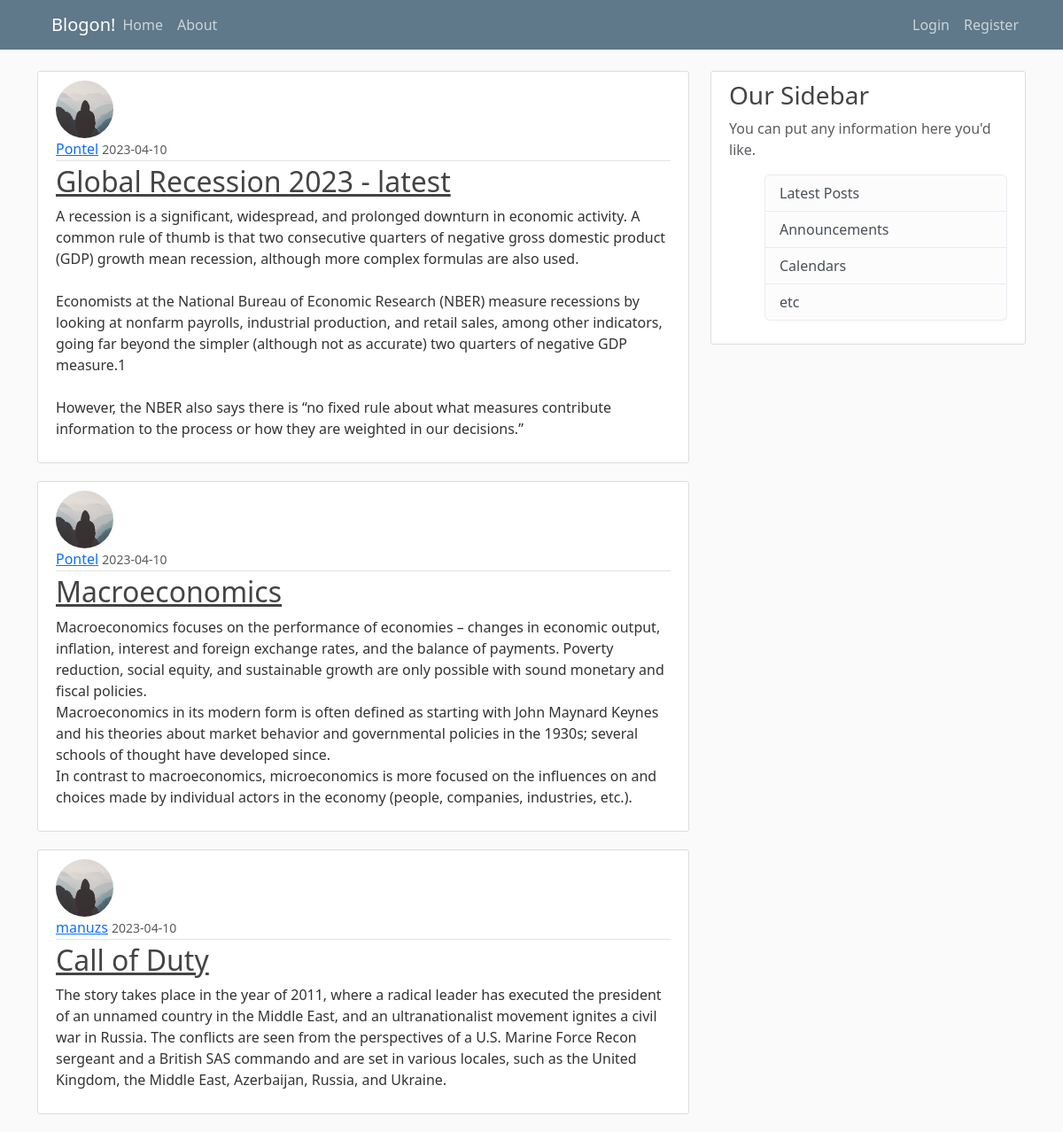
The page /home on the database its author committed.
### flaskblog/models.py (models this page shows, shortened)
class Post(db.Model):
    id = db.Column(db.Integer, primary_key = True)
    title = db.Column(db.String(100), nullable = False)
    date_posted = db.Column(db.DateTime, nullable = False, default = datetime.utcnow)
    content = db.Column(db.Text, nullable = False)
    user_id = db.Column(db.Integer, db.ForeignKey('user.id'), nullable = False)

class User(db.Model, UserMixin):
    id = db.Column(db.Integer, primary_key = True)
    username = db.Column(db.String(20), unique =True, nullable = False)
    email = db.Column(db.String(120), unique =True, nullable = False)
    image_file = db.Column(db.String(20), default = 'default.jpg')
    password = db.Column(db.String(60), nullable = False)
    posts = db.relationship('Post', backref = 'author', lazy = True)

### flaskblog/routes.py (the view)
@app.route("/")
@app.route("/home")
def home():
    page = request.args.get('page', 1, type=int)
    posts = Post.query.order_by(Post.date_posted.desc()).paginate(page = page, per_page = 3)
    return render_template('home.html', posts = posts)

### flaskblog/templates/home.html
{% extends "layout.html" %}
{% block content %}
    {% for post in posts %}
      <article class="media content-section">
        <img class="rounded-circle article-img" src="{{ url_for('static', filename = 'profile_pics/' + post.author.image_file) }}">
        <div class="media-body">
          <div class="article-metadata">
            <a class="mr-2" href="#">{{ post.author.username }}</a>
            <small class="text-muted">{{ post.date_posted.strftime('%Y-%m-%d')}}</small>
          </div>
          <h2><a class="article-title" href="{{url_for('post', post_id = post.id)}}">{{ post.title }}</a></h2>
          <p class="article-content">{{ post.content }}</p>
        </div>
      </article>
    {% endfor %}
{% endblock content %}

### flaskblog/static/main.css (style rules this page uses)
body { background: #fafafa; color: #333333; margin-top: 5rem; }
h1, h2, h3, h4, h5, h6 { color: #444444; }
.content-section { background: #ffffff; padding: 10px 20px; border: 1px solid #dddddd; border-radius: 3px; margin-bottom: 20px; }
.article-title { color: #444444; }
.article-content { white-space: pre-line; }
.article-img { height: 65px; width: 65px; margin-right: 16px; }
.article-metadata { padding-bottom: 1px; margin-bottom: 4px; border-bottom: 1px solid #e3e3e3 }

### rows shown on the page
Post: image_file (placeholder picture), author.username "Pontel", date_posted "2023-04-10", title "Global Recession 2023 - latest", content "A recession is a significant, widespread, and prolonged downturn in economic activity. A common rule of thumb is that two consecutive quarters of negative gross domestic product (GDP) growth mean recession, although more complex formulas are also used. Economists at the National Bureau of Economic Research (NBER) measure recessions by looking at nonfarm payrolls, industrial production, and retail sales, among other indicators, going far beyond the simpler (although not as accurate) two quarters of negative GDP measure.1 However, the NBER also says there is “no fixed rule about what measures contribute information to the process or how they are weighted in our decisions.”"
Post: image_file (placeholder picture), author.username "Pontel", date_posted "2023-04-10", title "Macroeconomics", content "Macroeconomics focuses on the performance of economies – changes in economic output, inflation, interest and foreign exchange rates, and the balance of payments. Poverty reduction, social equity, and sustainable growth are only possible with sound monetary and fiscal policies. Macroeconomics in its modern form is often defined as starting with John Maynard Keynes and his theories about market behavior and governmental policies in the 1930s; several schools of thought have developed since. In contrast to macroeconomics, microeconomics is more focused on the influences on and choices made by individual actors in the economy (people, companies, industries, etc.)."
Post: image_file (placeholder picture), author.username "manuzs", date_posted "2023-04-10", title "Call of Duty", content "The story takes place in the year of 2011, where a radical leader has executed the president of an unnamed country in the Middle East, and an ultranationalist movement ignites a civil war in Russia. The conflicts are seen from the perspectives of a U.S. Marine Force Recon sergeant and a British SAS commando and are set in various locales, such as the United Kingdom, the Middle East, Azerbaijan, Russia, and Ukraine."
